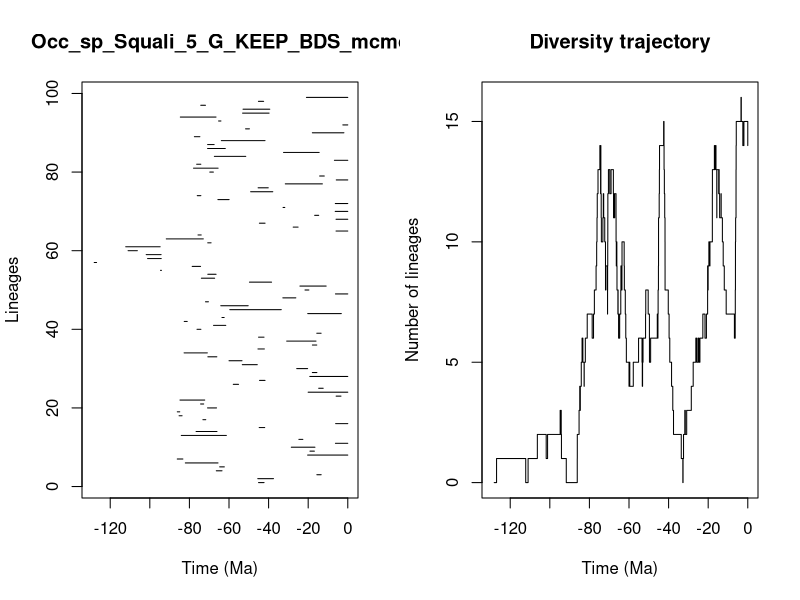

This chart was generated by the following R code:


pdf(file='../Results/Species/5_MA_bins_EP/pyrate_mcmc_logs/Occ_sp_Squali_5_G_KEEP_BDS_mcmc_LTT.pdf',width=0.6*20, height=0.6*10)
title = "Occ_sp_Squali_5_G_KEEP_BDS_mcmc"
ts=c(45.07831910430377, 45.46084468562242,15.616710757156106,66.41740349625547,64.71155279851813,82.0622115673734,86.13991745328141,20.28731513906405,19.10584985406943,28.5322019731511,6.2346252214444915,24.70020105752152,84.11075044662972,76.627775158379,44.74985544800242,6.136957854062109,73.18722451452935,85.22017484422862,86.11764941651374,70.84107159088653,74.35687425474192,84.7692512824545,5.889072490978045,20.02462451006253,14.688813111679162,57.8390463335231,44.57607193955899,19.192727161729124,17.90100311821516,25.790608676682556,53.28766917268408,59.996589769236365,70.67961996117704,82.68408171874255,45.3728620981151,17.86776821101675,30.85695960449363,45.07655444248234,15.649605987559509,76.15734066276472,67.8159949596978,82.61873138696551,63.55768095552254,20.233382363166875,59.5999262955886,64.15273602483802,71.8707206267182,32.80206650557553,6.2241562067275185,21.610314303459823,24.172648367613366,49.6694706408187,73.95868267895904,70.70139454561844,94.59811633199601,78.59774613128451,128.09169423398035,101.13167633992545,101.82636721708289,110.97617459109915,112.1690382876842,70.74109652605635,91.68620390157625,75.655162268856,5.930460755205155,27.575153077839893,44.64797665031053,5.934271683667794,16.734269500006082,6.352572379214325,32.69059531064024,6.303971998509721,65.60975271534035,76.03876906125768,49.07195452008658,45.29430585167739,31.563812385964958,5.814543112433453,14.21343224634564,69.71113124836958,77.92083083188496,76.33022830743477,6.757434319516318,67.39906006845834,32.45405973838599,70.8231301593951,70.79661932798658,63.86656511605693,77.49200272968908,17.899468499792622,51.63035583347628,2.4990037293597505,65.26073521605484,84.5917100960103,53.13983277577588,52.913297397953706,74.26648803723113,45.13436482794214,20.888817434673044)
te=c(42.288188770866306, 37.51544569429348,13.43117077856616,63.52665664056814,62.35362451634427,65.55065464450207,83.29699997824197,0.0,16.872419881861905,16.583743737202685,0.0,22.69953632875219,61.33521300066237,66.0690018903324,41.956663270805066,0.0,71.73791760195567,83.70758687594633,84.88063745021306,66.30031927233385,72.78298875103283,72.25333153310437,3.4350363974054186,0.0,12.41348491500693,55.168675379711274,41.79007039520947,0.0,15.611012468788214,20.284658162366842,45.71408664645471,53.42516829056845,66.13786030937662,70.95037367125828,42.137937764883404,15.66773617018329,16.06158041341276,42.312587577020246,13.478352279241637,74.20126681346792,61.6280036073042,81.10539743293587,62.44158956625439,3.2671760631966973,33.598567570226834,50.30995326486934,70.39330757949726,26.239869941391092,0.0,19.652403118979517,10.90761770903942,38.49949784605234,67.25099095218127,66.52674485873615,94.12505291966893,74.36557890413296,126.9012234097462,94.23583270350238,94.30431492087509,106.29859011732216,94.77560997748007,69.05571959203321,72.9789737908459,74.04445762561683,0.0,25.101447627362248,41.78130892800102,0.0,14.68731391168716,0.0,31.81190758423025,0.0,59.93760072395237,74.21159561326587,37.88432962648099,40.16641199554006,12.827729288079711,0.0,11.873389028414936,67.8927417013829,65.5069040605811,74.23263810202032,0.0,51.533454657190646,14.460396707769409,61.87290091800863,67.50882367429655,41.806097360760255,74.71555068830544,1.9541783785282516,49.68698969170596,0.0,64.07674133581871,66.55296025528872,39.74869593870284,39.3982966854021,71.87876337544182,42.50484674944369,0.0)
div_traj=c(0, 1,0,1,2,1,2,3,2,3,2,1,0,1,2,3,4,3,4,5,6,5,4,5,6,7,6,7,8,9,10,11,12,13,14,13,12,13,14,13,12,11,10,11,12,11,10,9,8,9,8,7,8,9,10,11,12,13,12,13,12,11,12,11,12,11,10,9,10,9,8,7,8,7,6,7,8,9,8,9,10,9,8,7,6,5,4,5,4,5,6,5,4,5,6,7,8,7,6,5,6,7,6,7,8,9,10,11,12,13,14,15,14,13,12,11,10,9,8,7,6,5,4,3,2,1,0,1,2,3,2,3,4,5,6,5,6,5,6,7,6,7,8,9,8,9,10,9,10,11,12,13,14,13,14,13,12,11,12,13,12,13,12,11,12,11,10,9,8,7,6,7,8,9,10,11,12,13,14,15,16,15,14,15,14)
time_events=c(128.09169423398035, 126.9012234097462,112.1690382876842,110.97617459109915,106.29859011732216,101.82636721708289,101.13167633992545,94.77560997748007,94.59811633199601,94.30431492087509,94.23583270350238,94.12505291966893,91.68620390157625,86.13991745328141,86.11764941651374,85.22017484422862,84.88063745021306,84.7692512824545,84.5917100960103,84.11075044662972,83.70758687594633,83.29699997824197,82.68408171874255,82.61873138696551,82.0622115673734,81.10539743293587,78.59774613128451,77.92083083188496,77.49200272968908,76.627775158379,76.33022830743477,76.15734066276472,76.03876906125768,75.655162268856,74.71555068830544,74.36557890413296,74.35687425474192,74.26648803723113,74.23263810202032,74.21159561326587,74.20126681346792,74.04445762561683,73.95868267895904,73.18722451452935,72.9789737908459,72.78298875103283,72.25333153310437,71.87876337544182,71.8707206267182,71.73791760195567,70.95037367125828,70.84107159088653,70.8231301593951,70.79661932798658,70.74109652605635,70.70139454561844,70.67961996117704,70.39330757949726,69.71113124836958,69.05571959203321,67.8927417013829,67.8159949596978,67.50882367429655,67.39906006845834,67.25099095218127,66.55296025528872,66.52674485873615,66.41740349625547,66.30031927233385,66.13786030937662,66.0690018903324,65.60975271534035,65.55065464450207,65.5069040605811,65.26073521605484,64.71155279851813,64.15273602483802,64.07674133581871,63.86656511605693,63.55768095552254,63.52665664056814,62.44158956625439,62.35362451634427,61.87290091800863,61.6280036073042,61.33521300066237,59.996589769236365,59.93760072395237,59.5999262955886,57.8390463335231,55.168675379711274,53.42516829056845,53.28766917268408,53.13983277577588,52.913297397953706,51.63035583347628,51.533454657190646,50.30995326486934,49.68698969170596,49.6694706408187,49.07195452008658,45.71408664645471,45.46084468562242,45.3728620981151,45.29430585167739,45.13436482794214,45.07831910430377,45.07655444248234,44.74985544800242,44.64797665031053,44.57607193955899,42.50484674944369,42.312587577020246,42.288188770866306,42.137937764883404,41.956663270805066,41.806097360760255,41.79007039520947,41.78130892800102,40.16641199554006,39.74869593870284,39.3982966854021,38.49949784605234,37.88432962648099,37.51544569429348,33.598567570226834,32.80206650557553,32.69059531064024,32.45405973838599,31.81190758423025,31.563812385964958,30.85695960449363,28.5322019731511,27.575153077839893,26.239869941391092,25.790608676682556,25.101447627362248,24.70020105752152,24.172648367613366,22.69953632875219,21.610314303459823,20.888817434673044,20.28731513906405,20.284658162366842,20.233382363166875,20.02462451006253,19.652403118979517,19.192727161729124,19.10584985406943,17.90100311821516,17.899468499792622,17.86776821101675,16.872419881861905,16.734269500006082,16.583743737202685,16.06158041341276,15.66773617018329,15.649605987559509,15.616710757156106,15.611012468788214,14.688813111679162,14.68731391168716,14.460396707769409,14.21343224634564,13.478352279241637,13.43117077856616,12.827729288079711,12.41348491500693,11.873389028414936,10.90761770903942,6.757434319516318,6.352572379214325,6.303971998509721,6.2346252214444915,6.2241562067275185,6.136957854062109,5.934271683667794,5.930460755205155,5.889072490978045,5.814543112433453,3.4350363974054186,3.2671760631966973,2.4990037293597505,1.9541783785282516,0.0)
                par(mfrow=c(1,2))
                L = length(ts)
                plot(ts, 1:L , xlim=c(-max(ts)-1,0), pch=20, type="n", main=title,xlab="Time (Ma)",ylab="Lineages")
                for (i in 1:L){segments(x0=-te[i],y0=i,x1=-ts[i],y1=i)}    
                t = -time_events
                plot(div_traj ~ t,type="s", main = "Diversity trajectory",xlab="Time (Ma)",ylab="Number of lineages",xlim=c(-max(ts)-1,0))
                abline(v=c(65,200,251,367,445),lty=2,col="gray")
                
